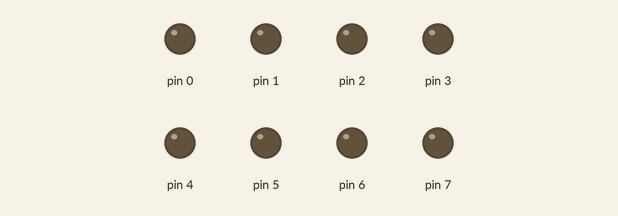
Recording of a sketch running on a simulated Arduino Uno, built with avr-gcc and run on an emulated ATmega328P. On the bench: output pins drawn as LEDs (lit = HIGH).

Above: at 0.02 s.
At 1.87 s:
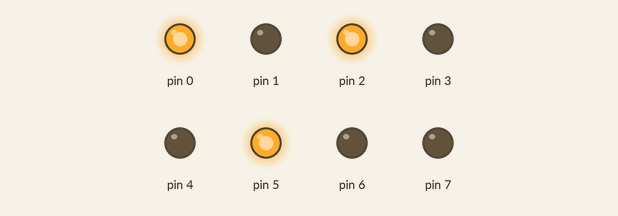
At 3.72 s:
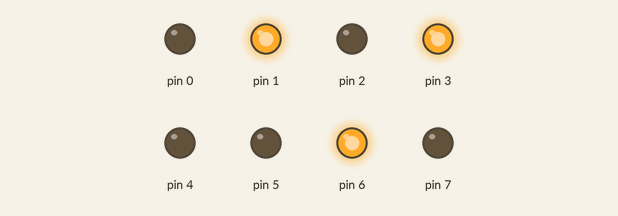
At 7.47 s:
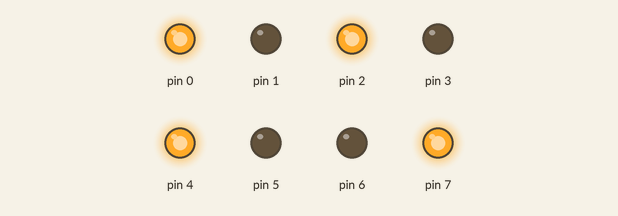
At 11.22 s:
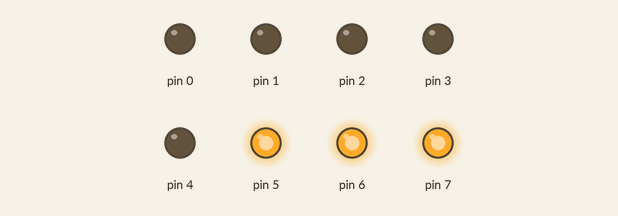
At 14.97 s:
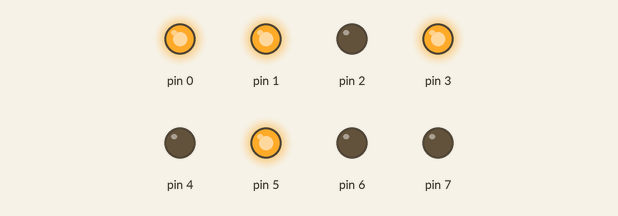
Timing chart, 0 to 16.6 s (numbered marks = the images above):
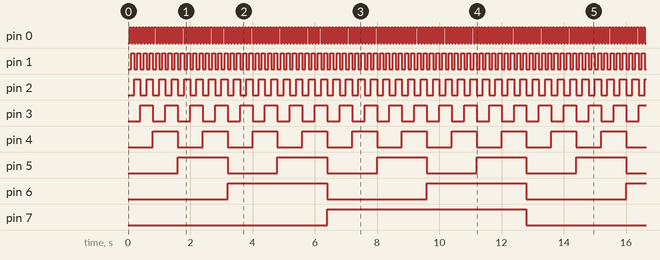

The sketch:

ESDI1.9.ino
```cpp
/****************************
Author:Asha Patel
Title:Display 00 to FF on LED.
Date:02/09/2017
Email:15it073@charusat.edu.in
*****************************/
void setup() {
  // put your setup code here, to run once:
   for(int i=0;i<=7;i++)
  {
    pinMode(i,OUTPUT);
  }
}

void loop() {
  // put your main code here, to run repeatedly:
  for(int i=0;i<256;i++)
  {
    PORTD=i;
    delay(50);
  }
}
```

Measured:
- by itself, pin 0: alternates HIGH for 0.05 s and LOW for 0.05 s
- by itself, pin 1: alternates HIGH for 0.10 s and LOW for 0.10 s
- by itself, pin 2: alternates HIGH for 0.20 s and LOW for 0.20 s
- by itself, pin 3: alternates HIGH for 0.40 s and LOW for 0.40 s
- by itself, pin 4: alternates HIGH for 0.80 s and LOW for 0.80 s
- by itself, pin 5: alternates HIGH for 1.6 s and LOW for 1.6 s
- by itself, pin 6: alternates HIGH for 3.2 s and LOW for 3.2 s
- by itself, pin 7: alternates HIGH for 6.4 s and LOW for 6.4 s
